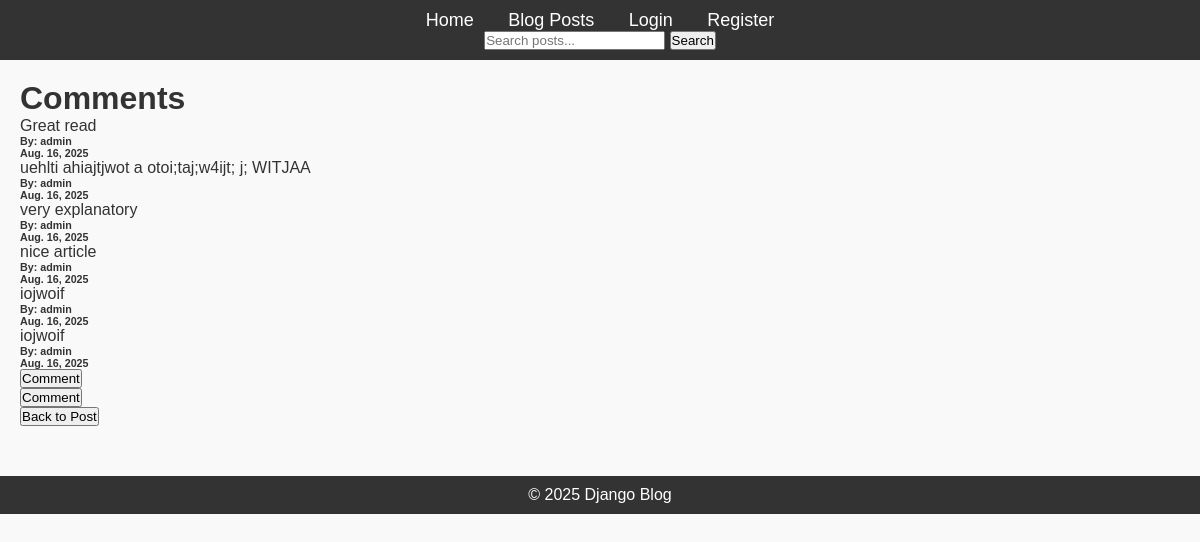
The page /blog/post/10/comments on the database its author committed.
### blog/models.py (models this page shows)
class Comment(models.Model):
    post = models.ForeignKey(Post, on_delete=models.CASCADE, related_name='comments')
    author = models.ForeignKey(User, on_delete=models.CASCADE)
    content = models.TextField()
    created_at = models.DateField(auto_now_add=True)
    updated_at = models.DateField(auto_now_add=True)

### blog/views.py (the view, shortened to what this page needs)
# urls.py: path('post/<int:pk>/comments', CommentListView.as_view(), name='list_comments'),
class CommentListView(ListView):
    model = Comment
    template_name = 'blog/list_comments.html'
    ordering = '-created_at'
    def get_context_data(self, **kwargs):
        context = super().get_context_data(**kwargs)
        posts = Post.objects.get(pk=self.kwargs.get('pk'))
        context['post'] = posts
        context['comments'] = Comment.objects.all().filter(post=posts)
        return context

### blog/templates/blog/list_comments.html (shortened to what this page needs)
{% extends 'blog/base.html' %}
{% block content %}
  <h1>Comments</h1>
      {% if comments %}
      {% for comment in comments %}
          <p>
              {{comment.content}}
          </p>
          <h6>By: {{ comment.author }}</h6>
          <h6>{{ comment.created_at }}</h6>
      {% endfor %}
      {% else %}
        <p>Be the first to comment...</p>
      {% endif %}
      {% include "blog/create_comment.html" with form=form %}
{% block form %}
  <p> {% include "blog/create_comment.html" with form=form %} </p>
{% endblock %}
<a href="{% url 'viewing_post' pk=post.id %}">
    <button>Back to Post</button>
</a>
{% endblock %}

### blog/templates/blog/base.html (shortened to what this page needs)
{% load static %}
<!DOCTYPE html>
<html lang="en">
<head>
    <link rel="stylesheet" href="{% static 'css/styles.css' %}">
</head>
<body>
    <header>
        <nav>
            <ul>
                <li><a href="{% url 'home' %}">Home</a></li>
                <li><a href="{% url 'list_posts' %}">Blog Posts</a></li>
                {% if user.is_authenticated %}
                    <li><a href="{% url 'user_profile' pk=user.id %}">Profile</a></li>
                    <li><a href="{% url 'create_post' %}">Create Blog</a></li>
                    <li>
                        <a href="">
                            <form method="post" action="{% url 'logout' %}">
                                {% csrf_token %}
                                <button type="submit">Logout</button>
                            </form>
                        </a>
                    </li>
                {% else %}
                    <li><a href="{% url 'login' %}">Login</a></li>
                    <li><a href="{% url 'register' %}">Register</a></li>
                {% endif %}
            </ul>
        </nav>
        <h4>{% include "blog/search_header.html" with form=form %} </h4>
    </header>
    <div class="content">
        {% block content %}{% endblock %}
    </div>
    <footer>
        <p>&copy; 2025 Django Blog</p>
    </footer>
</body>
</html>

### blog/templates/blog/search_header.html
<form action="{% url 'search' %}" method="get">
    <input type="text" name="q" placeholder="Search posts..." value="{{ query|default:'' }}">
    <button type="submit">Search</button>
</form>

### blog/templates/blog/create_comment.html (shortened to what this page needs)
<form method="post">
    <button type="submit">Comment</button>
</form>

### blog/static/css/styles.css (style rules this page uses)
* { margin: 0; padding: 0; box-sizing: border-box; }
body { font-family: Arial, sans-serif; background-color: #f9f9f9; color: #333; }
header { background-color: #333; padding: 10px; text-align: center; }
header nav ul { list-style-type: none; }
header nav ul li { display: inline; margin: 0 15px; }
header nav ul li a { color: white; text-decoration: none; font-size: 18px; }
.content { margin: 20px; }
footer { text-align: center; margin-top: 50px; padding: 10px; background-color: #333; color: white; }

### rows shown on the page
Comment: content "Great read", author "admin", created_at "Aug. 16, 2025"
Comment: content "uehlti ahiajtjwot a otoi;taj;w4ijt; j; WITJAA", author "admin", created_at "Aug. 16, 2025"
Comment: content "very explanatory", author "admin", created_at "Aug. 16, 2025"
Comment: content "nice article", author "admin", created_at "Aug. 16, 2025"
Comment: content "iojwoif", author "admin", created_at "Aug. 16, 2025"
Comment: content "iojwoif", author "admin", created_at "Aug. 16, 2025"
